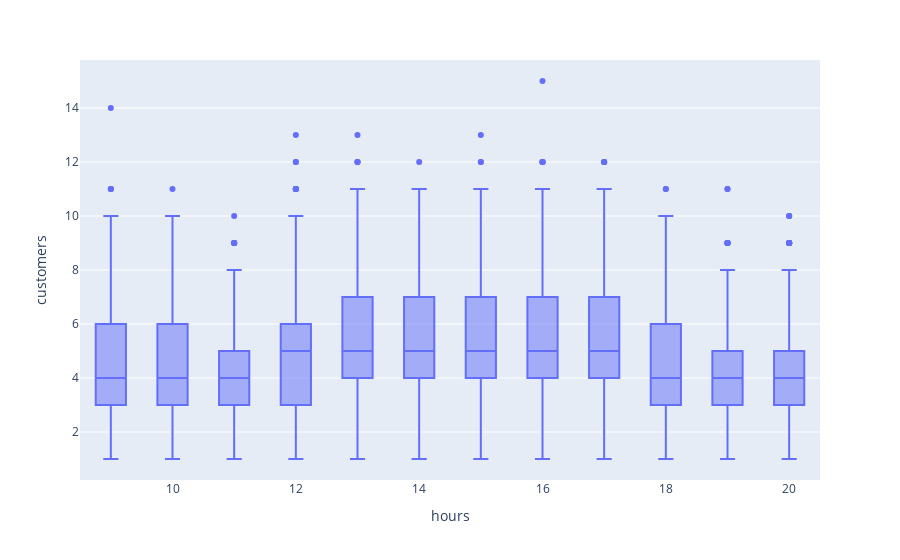

Write notebook code for a chart like this one.
### Code cell
fig = px.box(df_transactions, x="hours", y="customers")
fig.show()

### Figure 1 — Plotly figure (JSON) as saved in the notebook; plotly's stock layout.template omitted (floating-point values rounded to 4 significant figures; data arrays with more than 128 entries replaced by an {"elided": "..."} marker saying what was removed)
{"data": [{"alignmentgroup": "True", "hovertemplate": "hours=%{x}<br>customers=%{y}<extra></extra>", "legendgroup": "", "marker": {"color": "#636efa"}, "name": "", "notched": false, "offsetgroup": "", "orientation": "v", "showlegend": false, "type": "box", "x": {"elided": "4320 int values"}, "x0": " ", "xaxis": "x", "y": {"elided": "4320 int values"}, "y0": " ", "yaxis": "y"}], "layout": {"boxmode": "group", "legend": {"tracegroupgap": 0}, "margin": {"t": 60}, "xaxis": {"anchor": "y", "domain": [0, 1], "title": {"text": "hours"}}, "yaxis": {"anchor": "x", "domain": [0, 1], "title": {"text": "customers"}}}}
